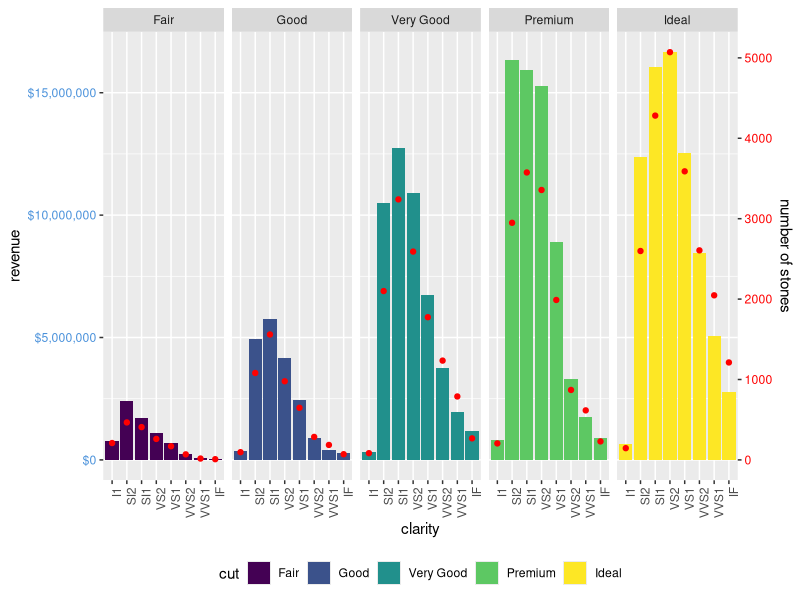

Write the R code that produced this figure.
## ---- chunk 1
library(ggplot2)
library(gtable)
library(grid)
library(data.table)
library(scales)

# Data 
dt.diamonds <- as.data.table(diamonds)
d1 <- dt.diamonds[,list(revenue = sum(price),
                        stones = length(price)),
                  by=c("clarity", "cut")]
setkey(d1, clarity, cut)

library(tidyverse)

max_stones <- max(d1$stones)
max_revenue <- max(d1$revenue)

d2 <- gather(d1, 'var', 'val', stones:revenue) %>% 
  mutate(val = if_else(var == 'revenue', as.double(val), val / (max_stones / max_revenue)))
d2
## ---- chunk 2
ggplot(mapping = aes(clarity, val)) +
  geom_bar(aes(fill = cut), filter(d2, var == 'revenue'), stat = 'identity') +
  geom_point(data = filter(d2, var == 'stones'), col = 'red') +
  facet_grid(~cut) +
  scale_y_continuous(sec.axis = sec_axis(trans = ~ . * (max_stones / max_revenue),
                                          name = 'number of stones'),
                      labels = dollar) +
  theme(axis.text.x = element_text(angle = 90, hjust = 1),
        axis.text.y = element_text(color = "#4B92DB"),
        axis.text.y.right = element_text(color = "red"),
        legend.position="bottom") +
  ylab('revenue')
